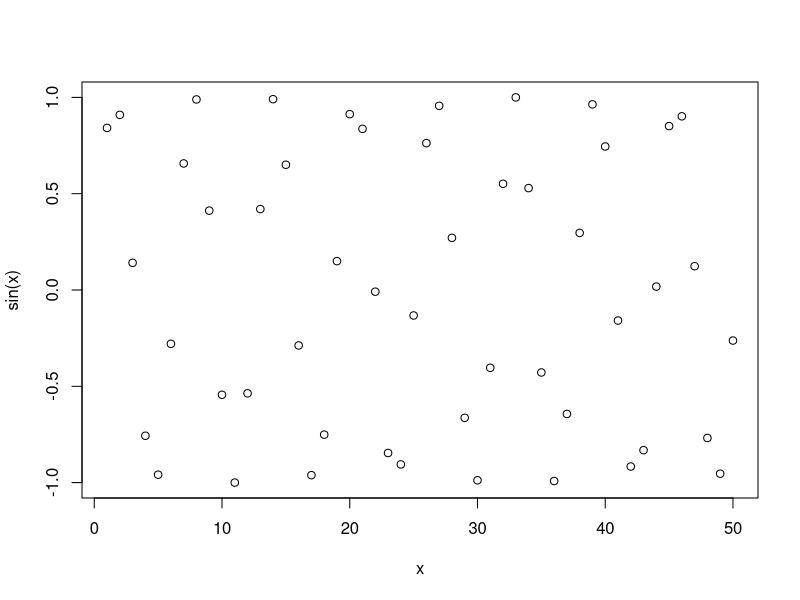
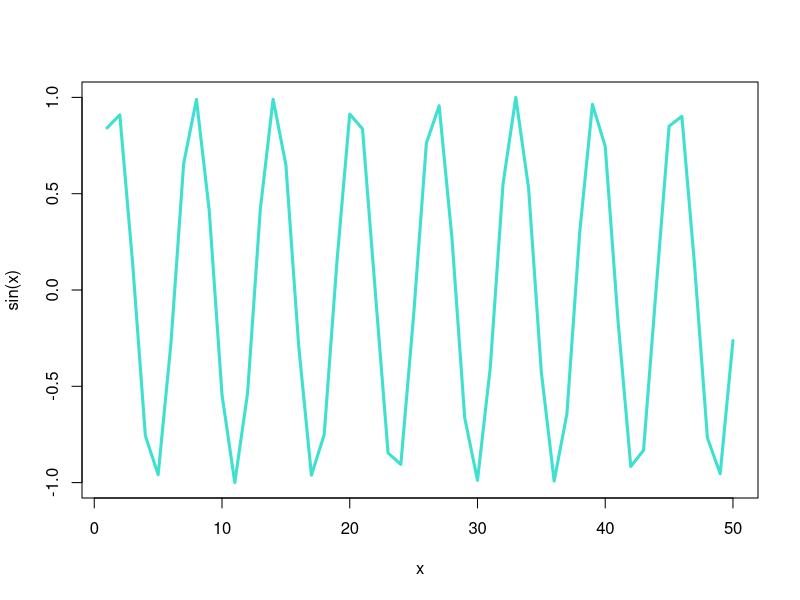

Recreate these plots in R, in order.
#' ---
#' title: "Class 4: R basics"
#' author: "Joanne Wu (PID: A17060517)"
#' date: "Apr 11th, 2024"
#' ---

# this is just a text file
x <- 1:50
plot(x, sin(x))
plot(x, sin(x), typ="l", col="turquoise", lwd=3)
